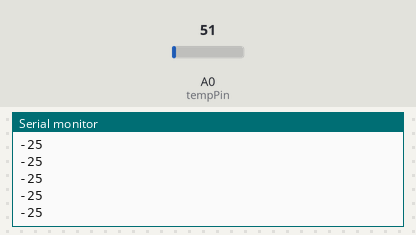
Simulated run of this sketch. Board: Arduino Uno, built with avr-gcc and run on an emulated ATmega328P. Shown: the last lines printed to the serial monitor. The test bench sets the inputs (shaded band); at power-on: A0 (tempPin) = 51.

Above: at 1.2 s.
1.3 s: A0 (tempPin) set to 61
At 2.3 s:
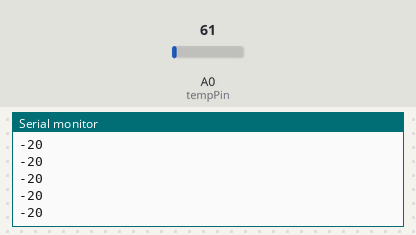
2.8 s: A0 (tempPin) set to 71
At 3.9 s:
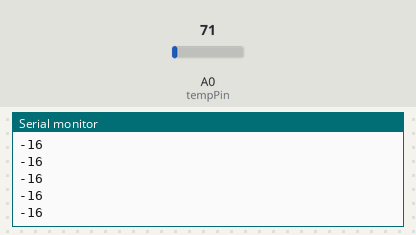
Timing chart, 0 to 5.8 s (numbered marks = the images above; inputs shaded):
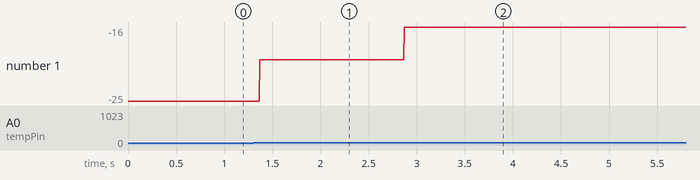

The sketch:

tempetaure_sensor_reading_map.ino
```cpp
int tempPin = A0;
void setup()
{
 Serial.begin(9600);
}

void loop()
{
  int temp = temperature();
  Serial.println(temp);
}

int temperature(){
  int t = analogRead(tempPin);
  return map(t,20,358,-40,125);
}
```

Measured:
- after the input at 1.3 s, the serial monitor: prints a new line after 0.07 s (image 1)
- after the input at 2.8 s, the serial monitor: prints a new line after 0.07 s (image 2)
- plotted number 1: -25 → -20 after the input at 1.3 s, -20 → -16 after the input at 2.8 s
